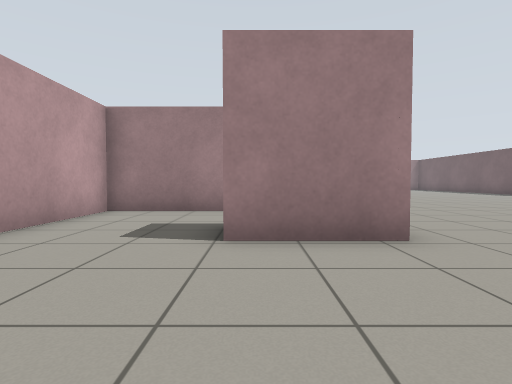
View 1 (above)

20 first-person views from a walk through a robot-simulator world made for Gazebo. The camera is 0.72 m above the floor, tilts 2° down and sees 80° across. The floor is counted in squares, 1 m on a side. Each view is taken from the middle of a square. On the plan, view 1 faces up. The plan holds only what a view shows up to about 10 squares ahead; the rest is blank.

View 2
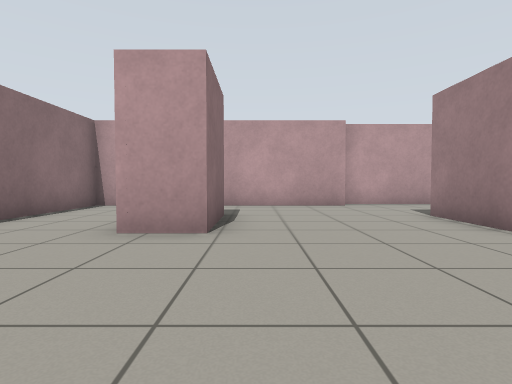

View 3
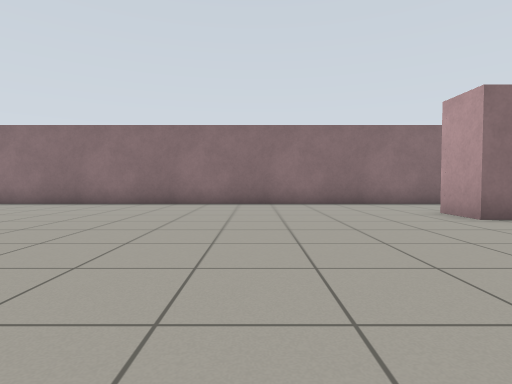

View 4
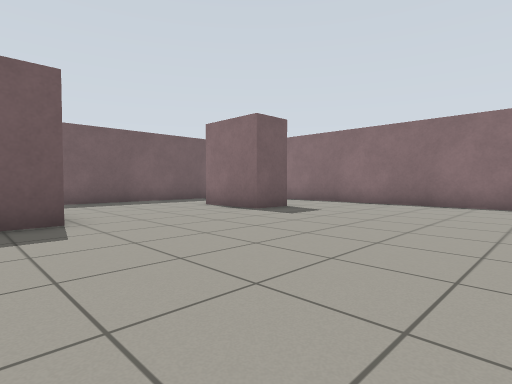

View 5
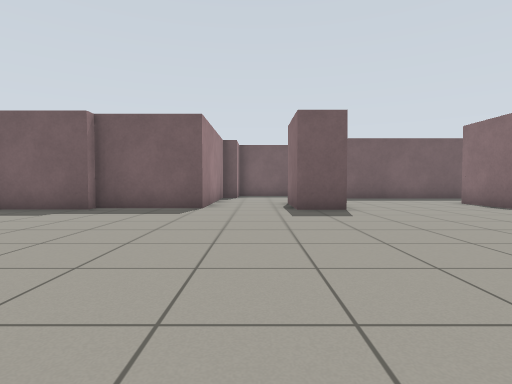

View 6
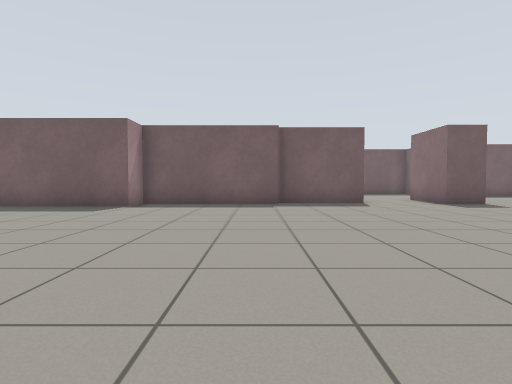

View 7
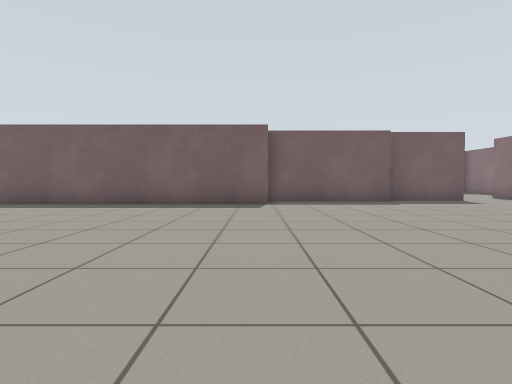

View 8
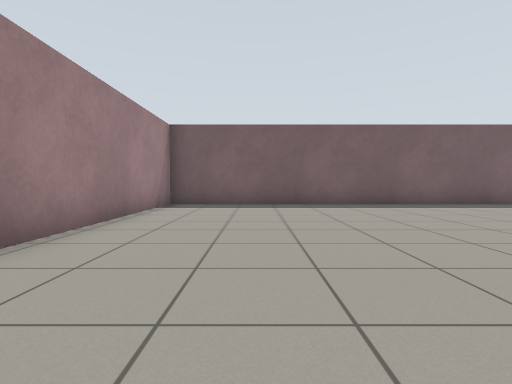

View 9
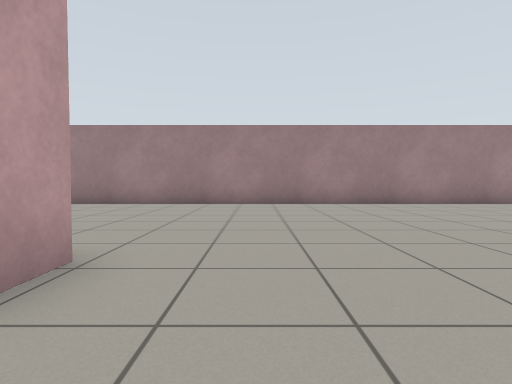

View 10
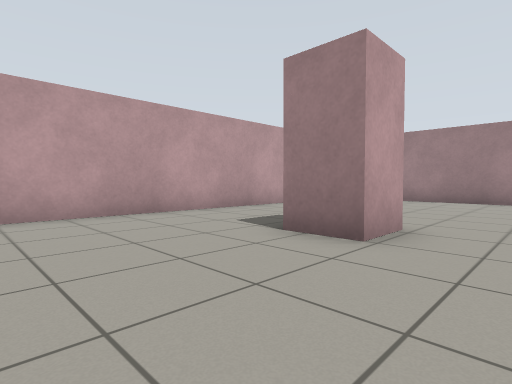

View 11
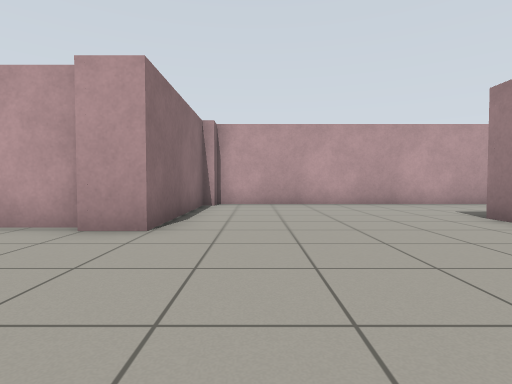

View 12
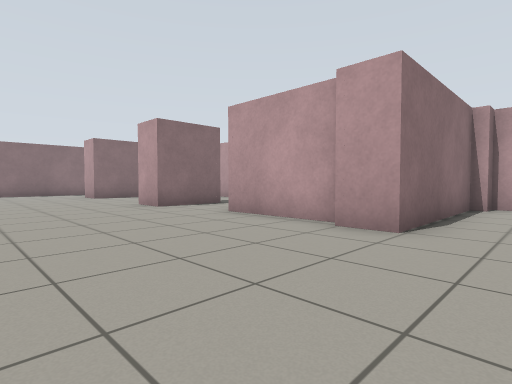

View 13
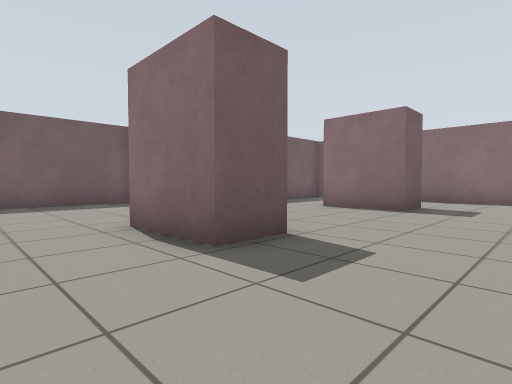

View 14
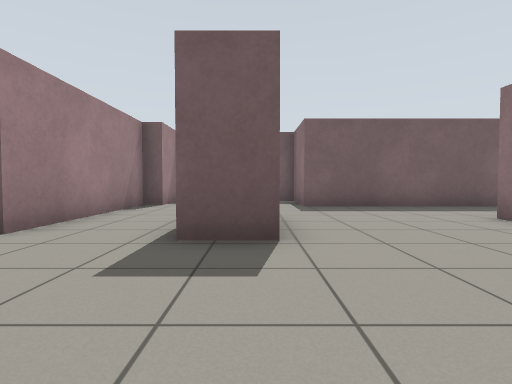

View 15
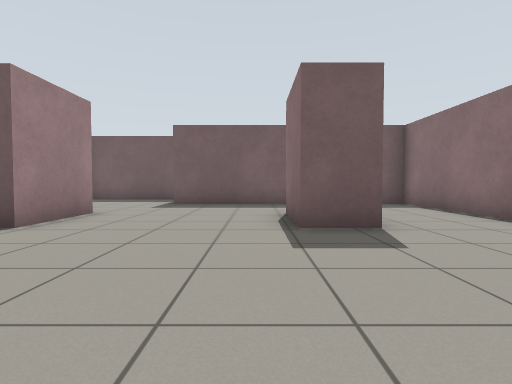

View 16
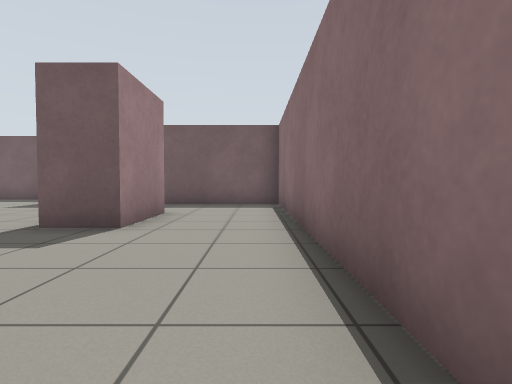

View 17
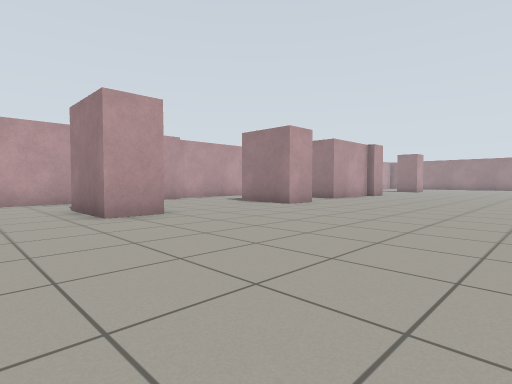

View 18
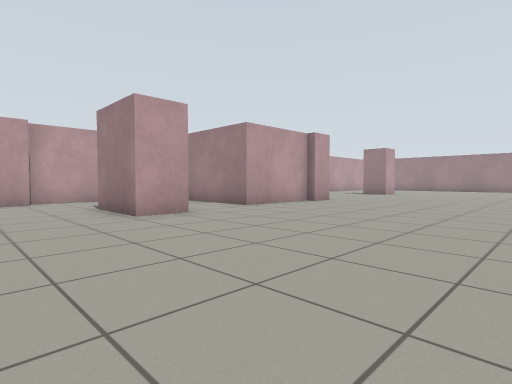

View 19
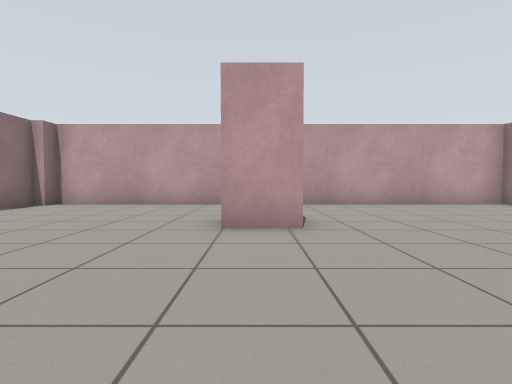

View 20
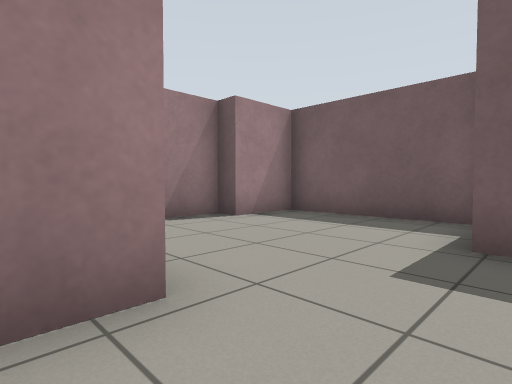

### Floor plan
Points are (right, up) in squares from view 1. A wall is a line through its corners. A room is listed if a view was taken in it or the views show most of it. See-through windows are left out.
Room 1 (views 1, 2, 3, 4, 5, 6, 7, 8, 9, 10, 11, 12, 13, 14, 15, 16, 17, 18, 19, 20)
walls: (1.4, 10.2) (1.4, 7.4) (-3.6, 7.4) (-3.6, 2.6); (14.7, 10.3) (14.7, 14.6) (13.7, 14.6) (13.7, 25.7) (-3.6, 25.7) (-3.6, 11.8) (-3, 11.8) (-3, 11.4) (1.6, 11.4) (1.6, 10.4); (-0.1, 5) (1.8, 5) (1.8, 3.7) (-0.5, 3.7); (1.4, 18.7) (1.4, 17.5) (0, 17.5); (17, 3.7) (14.7, 3.7) (14.7, 5) (17, 5); (-3, 2.7) (-3, -4.7) (19.7, -4.7) (19.7, 2.6); (-0.4, -0.7) (1.8, -0.7) (1.8, -1.9) (-0.5, -1.9); (20.2, 6.8) (20.2, 7.4) (15.1, 7.4) (15.1, 10.4); (17, -1.9) (14.7, -1.9) (14.7, -0.7) (17, -0.7)
ways out: opening at (18.4, 4.6) to room 2
Room 2 (no view inside)
walls: (19.7, 2.6) (21, 2.6); (22.1, 2.9) (22.1, 6.8) (20.2, 6.8)
ways out: opening at (18.4, 4.6) to room 1

Where each view was taken, in squares from view 1:
view 1: 0 up, 0 right, facing up
view 2: 0 up, 6 right, facing left
view 3: 5 up, 6 right, facing down
view 4: 5 up, 9 right, facing down-right
view 5: 6 up, 7 right, facing right
view 6: 11 up, 5 right, facing right
view 7: 15 up, 4 right, facing right
view 8: 23 up, 4 right, facing right
view 9: 16 up, 3 right, facing up
view 10: 14 up, 3 right, facing up-left
view 11: 13 up, 6 right, facing left
view 12: 13 up, 6 right, facing down-left
view 13: 7 up, 12 right, facing down-right
view 14: 4 up, 11 right, facing right
view 15: 0 up, 10 right, facing right
view 16: 4 down, 10 right, facing right
view 17: 4 down, 8 right, facing up-left
view 18: 1 up, 8 right, facing up-left
view 19: 18 up, 6 right, facing left
view 20: 2 up, 16 right, facing up-right
